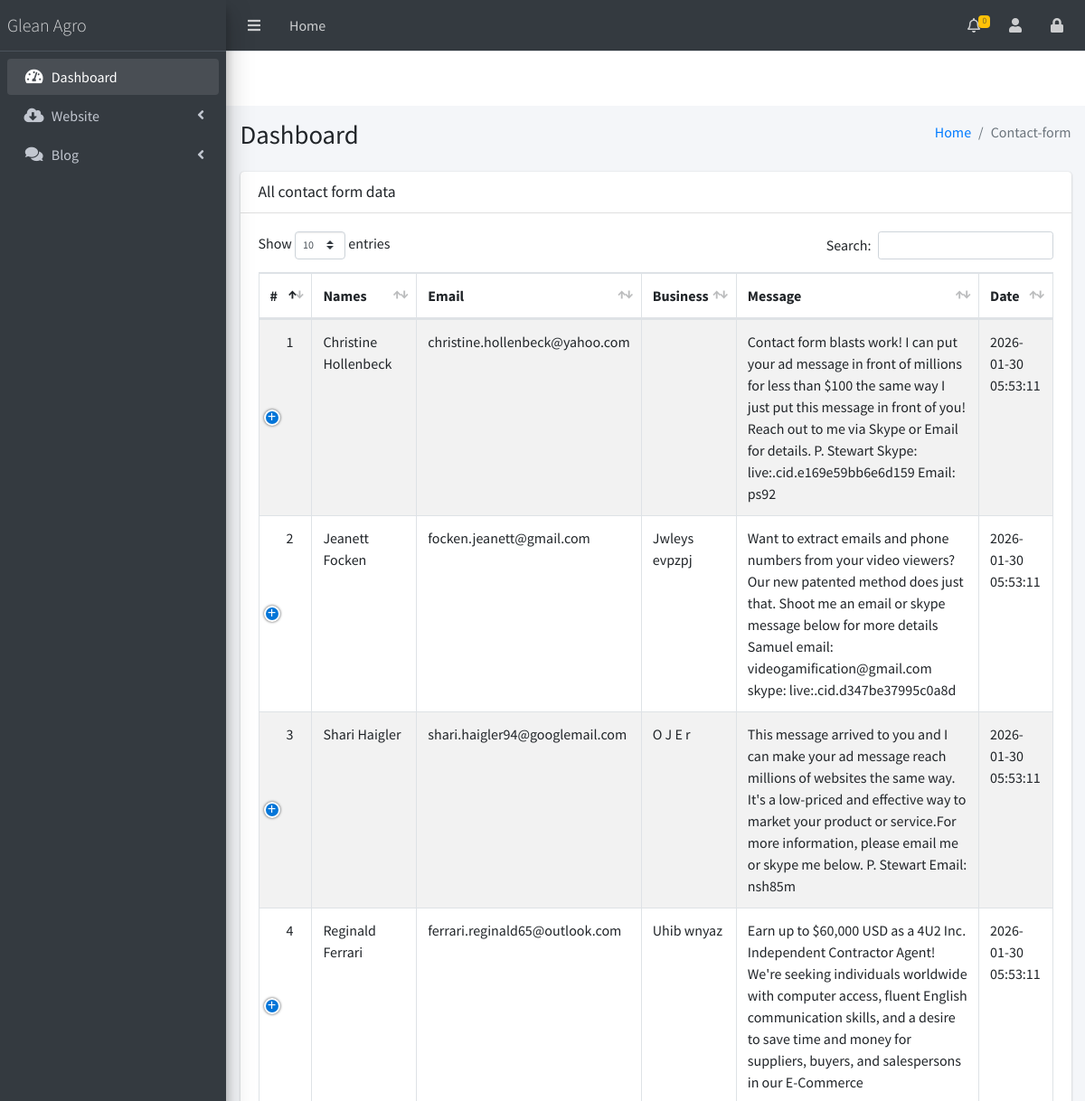
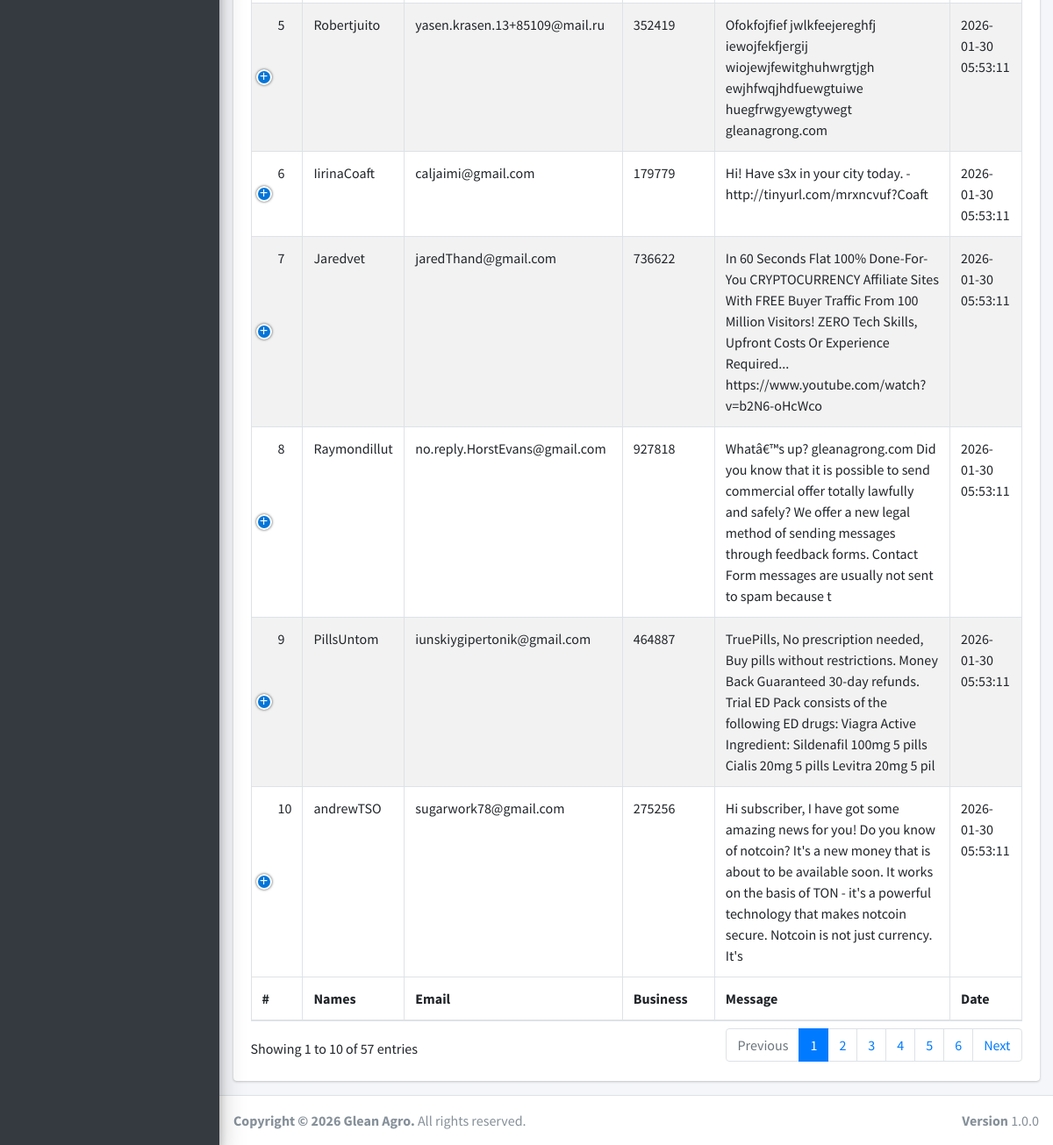
The page /admin.gleanagrong.com/contact-form.php (signed in) on the database its author committed (2 pictures, top to bottom).
### tables this page shows
CREATE TABLE `tbl_contact` (
  `id` int(11) PRIMARY KEY AUTO_INCREMENT NOT NULL,
  `names` varchar(150) NOT NULL,
  `email` varchar(150) NOT NULL,
  `business` varchar(100) NOT NULL,
  `msg` varchar(255) NOT NULL,
  `created_at` DATETIME NOT NULL DEFAULT CURRENT_TIMESTAMP COMMENT 'Date of registration'
);

### admin.gleanagrong.com/database/Database.php (called while the page is built, shortened)
<?php
class Database {
	private $host = DB_HOST;
	private $user = DB_USER;
	private $pass = DB_PASS;
	private $dbname = DB_NAME;
	private $connection;
	private $stmt;
	public function __construct() {
		$dsn = 'mysql:host=' . $this->host . ';dbname=' . $this->dbname;
		$options = array (
			PDO::ATTR_PERSISTENT => true,
			PDO::ATTR_ERRMODE => PDO::ERRMODE_EXCEPTION
		);
		try {
			$this->connection = new PDO ($dsn, $this->user, $this->pass, $options);
		}
		catch ( PDOException $e ) {
			die("Error occured: ".$e->getMessage());
		}
	}
	public function query($query) {
		$this->stmt = $this->connection->prepare($query);
	}
	public function execute(){
		return $this->stmt->execute();
	}
	public function resultset(){
		$this->execute();
		return $this->stmt->fetchAll(PDO::FETCH_OBJ);
	}
	public function rowCount(){
		return $this->stmt->rowCount();
	}
}

### admin.gleanagrong.com/contact-form.php (the view, shortened to what this page needs)
<?php
include_once("./includes/header.php");
    include_once("./includes/navbar.php");
    include_once("./includes/sidebar.php");
  ?>
  <div class="content-wrapper">
    <?php
      include_once("./includes/content-header.php");
    ?>
    <div class="row">
          <div class="col-12">
            <div class="card">
              <div class="card-header">
                <h3 class="card-title">All contact form data</h3>
              </div>
              <div class="card-body">
                <table id="example1" class="table table-bordered table-striped">
                  <thead>
                  <tr>
                    <th>#</th>
                    <th>Names</th>
                    <th>Email</th>
                    <th>Business</th>
                    <th>Message</th>
                    <th>Date</th>
                  </tr>
                  </thead>
                  <tbody>
                  <?php
                    $db = new Database();
                    $db->query("SELECT * FROM tbl_contact;");
                    $db->execute();
                    $numContacts = $db->rowCount();
                    if ($numContacts > 0)
                    {
                      $count = 1;
                      $rec = $db->resultset();
                      foreach($rec as $item)
                      {
                      ?>
                        <tr>
                          <td><?php echo $count; ?></td>
                          <td><?php echo $item->names; ?></td>
                          <td><?php echo $item->email; ?></td>
                          <td><?php echo $item->business; ?></td>
                          <td><?php echo $item->msg; ?></td>
                          <td><?php echo $item->created_at; ?></td>
                        </tr>
                        <?php
                        $count++;
                      }
                    }
                    else
                    {
                  ?>
                      <tr class="text-center">
                        <td colspan="7">Empty record returned!</td>
                      </tr>
                  <?php
                    }
                  ?>
                  </tbody>
                  <tfoot>
                  <tr>
                    <th>#</th>
                    <th>Names</th>
                    <th>Email</th>
                    <th>Business</th>
                    <th>Message</th>
                    <th>Date</th>
                  </tr>
                  </tfoot>
                </table>
              </div>
            </div>
          </div>
        </div>
  <?php
    include_once("./includes/footer.php");
include_once("./includes/script.php");
?>

### admin.gleanagrong.com/includes/header.php (shortened to what this page needs)
<?php
require_once('./database/Database.php');
?>
<!DOCTYPE html>
<html lang="en">
<head>
  <link rel="stylesheet" href="plugins/fontawesome-free/css/all.min.css">
  <link rel="stylesheet" href="plugins/datatables-bs4/css/dataTables.bootstrap4.min.css">
  <link rel="stylesheet" href="plugins/datatables-responsive/css/responsive.bootstrap4.min.css">
  <link rel="stylesheet" href="dist/css/adminlte.min.css">
</head>
<body class="hold-transition dark-mode sidebar-mini layout-fixed layout-navbar-fixed layout-footer-fixed">
<div class="wrapper">
  <div class="preloader flex-column justify-content-center align-items-center">
  </div>

### admin.gleanagrong.com/includes/navbar.php (shortened to what this page needs)
<nav class="main-header navbar navbar-expand navbar-dark">
    <ul class="navbar-nav">
      <li class="nav-item">
        <a class="nav-link" data-widget="pushmenu" href="#" role="button"><i class="fas fa-bars"></i></a>
      </li>
      <li class="nav-item d-none d-sm-inline-block">
        <a href="dashboard" class="nav-link">Home</a>
      </li>
    </ul>
    <ul class="navbar-nav ml-auto">
      <li class="nav-item dropdown">
        <a class="nav-link" data-toggle="dropdown" href="#">
          <i class="far fa-bell" title="Notifications"></i>
          <span class="badge badge-warning navbar-badge">0</span>
        </a>
      </li>
      <li class="nav-item">
        <a class="nav-link" href="profile">
          <i class="fas fa-user" title="Profile"></i>
        </a>
      </li>
      <li class="nav-item">
        <a class="nav-link" id="logout" href="#">
          <i class="fas fa-lock" title="logout"></i>
        </a>
      </li>
    </ul>
  </nav>

### admin.gleanagrong.com/includes/sidebar.php (shortened to what this page needs)
<aside class="main-sidebar sidebar-dark-primary elevation-4">
  <a href="dashboard" class="brand-link">
    <span class="brand-text font-weight-light">Glean Agro</span>
  </a>
  <div class="sidebar">
    <nav class="mt-2">
      <ul class="nav nav-pills nav-sidebar flex-column" data-widget="treeview" role="menu" data-accordion="false">
        <li class="nav-item menu-open">
          <a href="dashboard" class="nav-link">
            <i class="nav-icon fas fa-tachometer-alt"></i>
            <p>
              Dashboard
            </p>
          </a>
        </li>
        <li class="nav-item">
          <a href="#" class="nav-link">
            <i class="nav-icon fas fa-cloud-download-alt"></i>
            <p>
              Website
              <i class="right fas fa-angle-left"></i>
            </p>
          </a>
        </li>
        <li class="nav-item">
          <a href="#" class="nav-link">
            <i class="nav-icon fas fa-comments"></i>
            <p>
              Blog
              <i class="right fas fa-angle-left"></i>
            </p>
          </a>
        </li>
      </ul>
    </nav>
  </div>
</aside>

### admin.gleanagrong.com/includes/content-header.php
<div class="content-header">
  <div class="container-fluid">
    <div class="row mb-2">
      <div class="col-sm-6">
        <h1 class="m-0">Dashboard</h1>
      </div>
      <div class="col-sm-6">
        <ol class="breadcrumb float-sm-right">
          <li class="breadcrumb-item"><a href="dashboard">Home</a></li>
          <li class="breadcrumb-item active"><?php if (PAGE != NULL) { echo PAGE; } else { echo "Dashboard"; } ?></li>
        </ol>
      </div>
    </div>
  </div>
</div>
<section class="content">
  <div class="container-fluid">

### admin.gleanagrong.com/includes/footer.php (shortened to what this page needs)
      </div>
    </section>
  </div>
  <footer class="main-footer">
    <strong>Copyright &copy; <?php echo date('Y'); ?> Glean Agro.</strong>
    All rights reserved.
    <div class="float-right d-none d-sm-inline-block">
      <b>Version</b> 1.0.0
    </div>
  </footer>
</div>

### admin.gleanagrong.com/includes/script.php (shortened to what this page needs)
</body>
</html>

### rows shown on the page
tbl_contact: names "Christine Hollenbeck", email "christine.hollenbeck@yahoo.com", msg "Contact form blasts work! I can put your ad message in front of millions for less than $100 the same way I just put this message in front of you! Reach out to me via Skype or Email for details. P. Stewart Skype: live:.cid.e169e59bb6e6d159 Email: ps92", created_at "2026-01-30 05:53:11"
tbl_contact: names "Jeanett Focken", email "focken.jeanett@gmail.com", business "Jwleys evpzpj", msg "Want to extract emails and phone numbers from your video viewers? Our new patented method does just that. Shoot me an email or skype message below for more details Samuel email: videogamification@gmail.com skype: live:.cid.d347be37995c0a8d", created_at "2026-01-30 05:53:11"
tbl_contact: names "Shari Haigler", email "shari.haigler94@googlemail.com", business "O J E r", msg "This message arrived to you and I can make your ad message reach millions of websites the same way. It's a low-priced and effective way to market your product or service.For more information, please email me or skype me below. P. Stewart Email: nsh85m", created_at "2026-01-30 05:53:11"
tbl_contact: names "Reginald Ferrari", email "ferrari.reginald65@outlook.com", business "Uhib wnyaz", msg "Earn up to $60,000 USD as a 4U2 Inc. Independent Contractor Agent! We're seeking individuals worldwide with computer access, fluent English communication skills, and a desire to save time and money for suppliers, buyers, and salespersons in our E-Commerce", created_at "2026-01-30 05:53:11"
tbl_contact: names "Robertjuito", email "yasen.krasen.13+85109@mail.ru", business "352419", msg "Ofokfojfief jwlkfeejereghfj iewojfekfjergij wiojewjfewitghuhwrgtjgh ewjhfwqjhdfuewgtuiwe huegfrwgyewgtywegt gleanagrong.com", created_at "2026-01-30 05:53:11"
tbl_contact: names "IirinaCoaft", email "caljaimi@gmail.com", business "179779", msg "Hi! Have s3x in your city today. - http://tinyurl.com/mrxncvuf?Coaft", created_at "2026-01-30 05:53:11"
tbl_contact: names "Jaredvet", email "jaredThand@gmail.com", business "736622", msg "In 60 Seconds Flat 100% Done-For-You CRYPTOCURRENCY Affiliate Sites With FREE Buyer Traffic From 100 Million Visitors! ZERO Tech Skills, Upfront Costs Or Experience Required... https://www.youtube.com/watch?v=b2N6-oHcWco", created_at "2026-01-30 05:53:11"
tbl_contact: names "Raymondillut", email "no.reply.HorstEvans@gmail.com", business "927818", msg "Whatâ€™s up? gleanagrong.com Did you know that it is possible to send commercial offer totally lawfully and safely? We offer a new legal method of sending messages through feedback forms. Contact Form messages are usually not sent to spam because t", created_at "2026-01-30 05:53:11"
tbl_contact: names "PillsUntom", email "iunskiygipertonik@gmail.com", business "464887", msg "TruePills, No prescription needed, Buy pills without restrictions. Money Back Guaranteed 30-day refunds. Trial ED Pack consists of the following ED drugs: Viagra Active Ingredient: Sildenafil 100mg 5 pills Cialis 20mg 5 pills Levitra 20mg 5 pil", created_at "2026-01-30 05:53:11"
tbl_contact: names "andrewTSO", email "sugarwork78@gmail.com", business "275256", msg "Hi subscriber, I have got some amazing news for you! Do you know of notcoin? It's a new money that is about to be available soon. It works on the basis of TON - it's a powerful technology that makes notcoin secure. Notcoin is not just currency. It's", created_at "2026-01-30 05:53:11"

### other values the page prints
PAGE "Contact-form"
